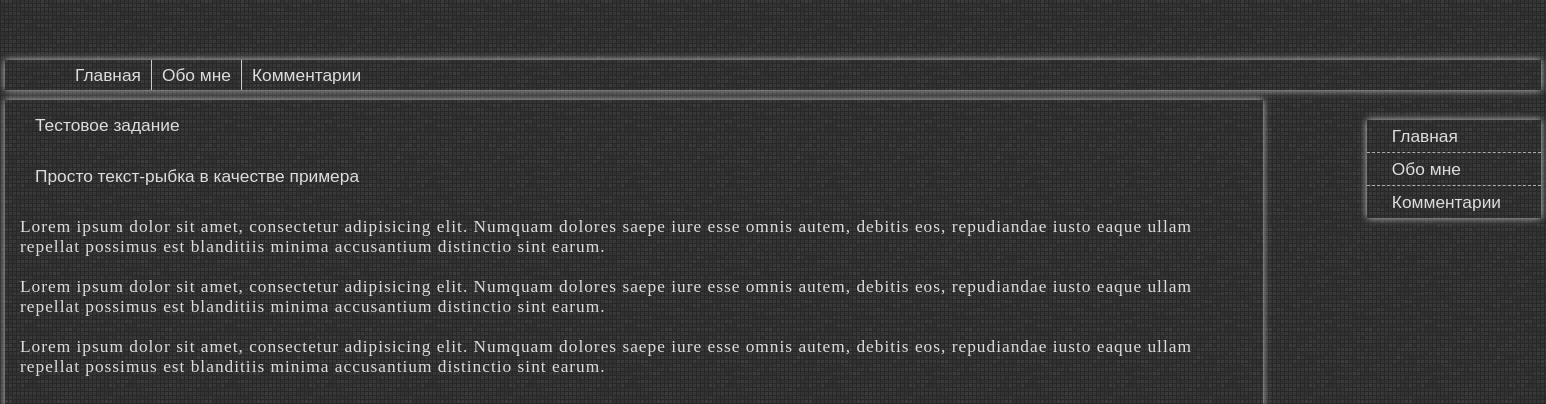
The page / on the database its author committed.
### tables this page shows
CREATE TABLE IF NOT EXISTS `pages` (
  `id` int(11) NOT NULL AUTO_INCREMENT,
  `title1` varchar(100) NOT NULL,
  `title2` varchar(100) NOT NULL,
  `article` text NOT NULL,
  `full_name` varchar(100) NOT NULL,
  `person_desc` text NOT NULL,
  `education` text NOT NULL,
  `add_info` text NOT NULL,
  `org` varchar(100) NOT NULL,
  `period` varchar(50) NOT NULL,
  `post` varchar(100) NOT NULL,
  PRIMARY KEY (`id`)
);

### index.php (called while the page is built, shortened)
<?php
require_once("model/model.php");
require_once("view/template.php");
?>

### database.php (called while the page is built, shortened)
<?php
class Database
{
    static function query($query)
    {
        $mysqli = new mysqli("localhost", "presentation", "presentation", "presentation_site");
        $tableQuery = $mysqli->query($query);
        return $tableQuery;
    }
}
?>

### model/model.php (called while the page is built, shortened)
<?php
require_once("database.php");
class Model
{
    static function readMainPage()
    {
        $result = Database::query("SELECT * FROM pages");
        $articles = array();
        while ($obj = $result->fetch_object()) {
            $articles[$obj->id] = $obj;
        }
        return $articles;
    }
}
?>

### view/pages/mainpage_view.php (the view)
<?php $articles = Model::readMainPage(); ?>
<div class="content border">
    <? foreach ($articles as $article): ?>
        <h2><?php echo $article->title1; ?></h2>
        <h3><?php echo $article->title2; ?></h3>
        <p>
            <?php echo $article->article; ?>
        </p>
    <? endforeach; ?>
</div>

### css/style.css (style rules this page uses)
* { margin: 0; padding: 0; color: #ddd; }
html, body, .wrapper { height: 100%; }
body { background-image: url(/img/bg.png); font: 13pt Arial; }
.border { box-shadow: 0 0 7px #ccc; }
.font-tnr, p { font: 13pt Times New Roman; }
.content { width: 1228px; height: 100%; margin: 0; padding: 0 15px; }
.content h2, .content h3 { font: 13pt Arial; }
.content h2 { padding: 15px 0 15px 15px; }
.content h3 { padding: 15px 0 20px 15px; }
.content p { padding: 10px 0; letter-spacing: 1px; }

### rows shown on the page
pages: title1 "Тестовое задание", title2 "Просто текст-рыбка в качестве примера", article "Lorem ipsum dolor sit amet, consectetur adipisicing elit. Numquam dolores saepe iure esse omnis autem, debitis eos, repudiandae iusto eaque ullam repellat possimus est blanditiis minima accusantium distinctio sint earum. Lorem ipsum dolor sit amet, consectetur adipisicing elit. Numquam dolores saepe iure esse omnis autem, debitis eos, repudiandae iusto eaque ullam repellat possimus est blanditiis minima accusantium distinctio sint earum. Lorem ipsum dolor sit amet, consectetur adipisicing elit. Numquam dolores saepe iure esse omnis autem, debitis eos, repudiandae iusto eaque ullam repellat possimus est blanditiis minima accusantium distinctio sint earum."
